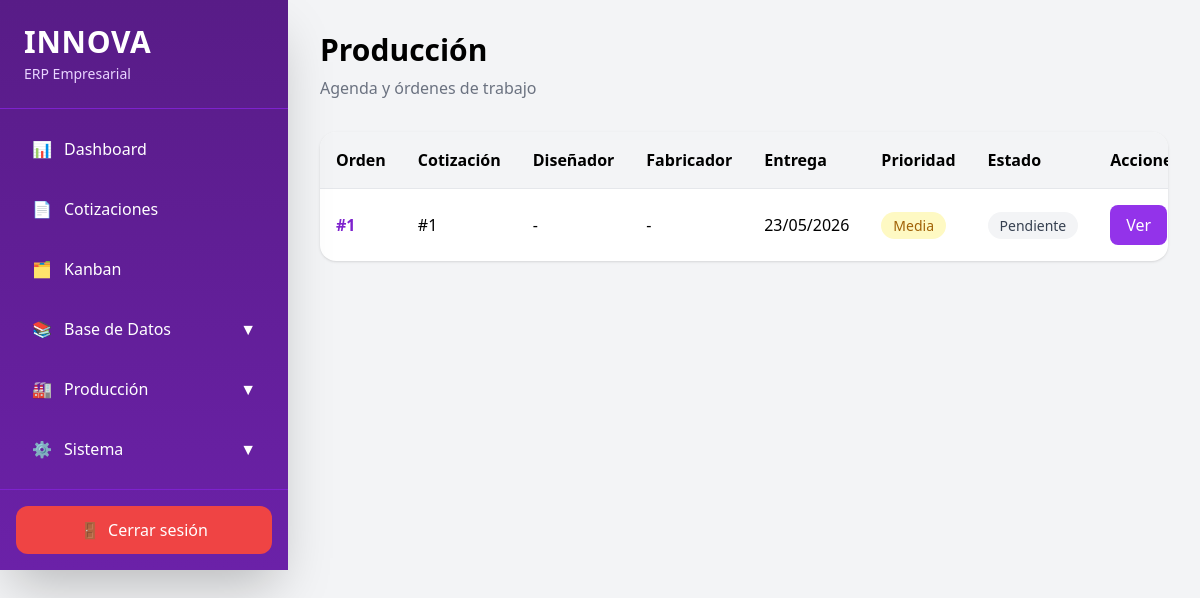
Before: /production/ (signed in) with the older database file.
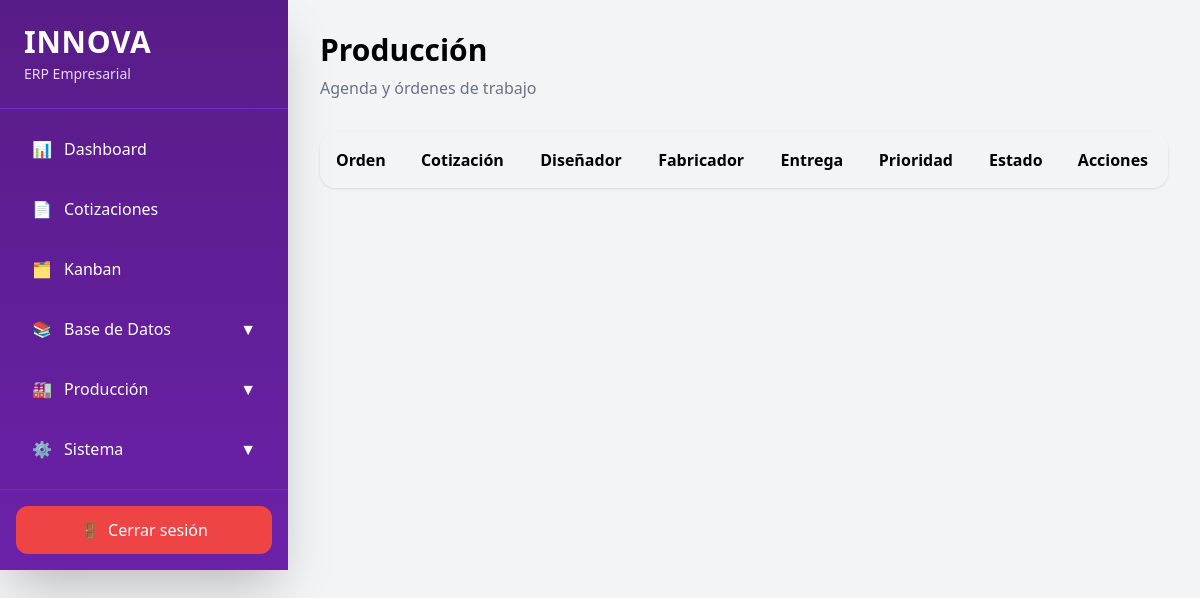
After: the same page with the newer database file.
### app/models/production_order.py (models this page shows)
class ProductionOrder(Base):
    __tablename__ = "production_orders"
    id = Column(
        Integer,
        primary_key=True
    )
    quotation_id = Column(
        Integer,
        ForeignKey("quotations.id")
    )
    delivery_date = Column(Date)
    priority = Column(
        String,
        default="media"
    )
    designer = Column(String)
    fabricator = Column(String)
    priority = Column(String)
    status = Column(String)
    observations = Column(String)
    delivery_date = Column(DateTime)
    created_at = Column(
        DateTime,
        default=datetime.utcnow
    )
    quotation = relationship("Quotation")

### app/routes/production.py (the view)
@router.get(
    "/",
    response_class=HTMLResponse
)
async def production_page(
    request: Request,
    db: Session = Depends(get_db)
):
    user = role_required(
        request,
        ["admin", "produccion"]
    )
    if isinstance(user, RedirectResponse):
        return user
    orders = db.query(
    ProductionOrder
    ).filter(
        ProductionOrder.status != "enviado",
        ProductionOrder.status != "entregado"
    ).order_by(
        ProductionOrder.delivery_date.asc()
    ).all()
    return templates.TemplateResponse(
        request=request,
        name="production.html",
        context={
            "orders": orders
        }
    )

### app/templates/production.html (shortened to what this page needs)
{% extends 'base.html' %}
{% block content %}
<div class="flex justify-between items-center mb-8">
    <div>
        <h1 class="text-2xl md:text-3xl font-bold">
            Producción
        </h1>
        <p class="text-gray-500 mt-2">
            Agenda y órdenes de trabajo
        </p>
    </div>
</div>
<div class="bg-white rounded-2xl shadow overflow-hidden">
    <div class="overflow-x-auto">
        <table class="w-full">
        <thead class="bg-gray-100">
            <tr>
                <th class="text-left p-4">
                    Orden
                </th>
                <th class="text-left p-4">
                    Cotización
                </th>
                <th class="text-left p-4">
                    Diseñador
                </th>
                <th class="text-left p-4">
                    Fabricador
                </th>
                <th class="text-left p-4">
                    Entrega
                </th>
                <th class="text-left p-4">
                    Prioridad
                </th>
                <th class="text-left p-4">
                    Estado
                </th>
                <th class="text-left p-4">
                    Acciones
                </th>
            </tr>
        </thead>
        <tbody>
            {% for order in orders %}
            <tr class="border-t">
                <td class="p-4 font-bold">
                    <a
                        href="/production/{{ order.id }}"
                        class="text-purple-700 hover:underline"
                    >
                        #{{ order.id }}
                    </a>
                </td>
                <td class="p-4">
                    #{{ order.quotation_id }}
                </td>
                <td class="p-4">
                    {{ order.designer or '-' }}
                </td>
                <td class="p-4">
                    {{ order.fabricator or '-' }}
                </td>
                <td class="p-4">
                   {% if order.delivery_date %}
                    {{ order.delivery_date.strftime('%d/%m/%Y') }}
                    {% else %}
                    -
                    {% endif %}
                </td>
                <td class="p-4">
                    {% if order.priority == 'alta' %}
                    <span class="bg-red-100 text-red-700 px-3 py-1 rounded-full text-sm">
                        Alta
                    </span>
                    {% elif order.priority == 'media' %}
                    <span class="bg-yellow-100 text-yellow-700 px-3 py-1 rounded-full text-sm">
                        Media
                    </span>
                    {% else %}
                    <span class="bg-green-100 text-green-700 px-3 py-1 rounded-full text-sm">
                        Baja
                    </span>
                    {% endif %}
                </td>
                <td class="p-4">
                    {% if order.status == 'pendiente' %}
<span class="bg-gray-100 text-gray-700 px-3 py-1 rounded-full text-sm">
    Pendiente
</span>
{% elif order.status == 'diseño' %}
<span class="bg-purple-100 text-purple-700 px-3 py-1 rounded-full text-sm">
    Diseño
</span>
{% elif order.status == 'produccion' %}
<span class="bg-yellow-100 text-yellow-700 px-3 py-1 rounded-full text-sm">
    Producción
</span>
{% elif order.status == 'empacado' %}
<span class="bg-orange-100 text-orange-700 px-3 py-1 rounded-full text-sm">
    Empacado
</span>
{% elif order.status == 'enviado' %}
<span class="bg-blue-100 text-blue-700 px-3 py-1 rounded-full text-sm">
    Enviado
</span>
{% elif order.status == 'entregado' %}
<span class="bg-green-100 text-green-700 px-3 py-1 rounded-full text-sm">
    Entregado
</span>
{% else %}
<span class="bg-gray-100 text-gray-700 px-3 py-1 rounded-full text-sm">
    {{ order.status }}
</span>
{% endif %}
                </td>
                <td class="p-4">
                    <div class="flex gap-2">
                        <a
                            href="/production/{{ order.id }}"
                            class="bg-purple-600 hover:bg-purple-700 text-white px-4 py-2 rounded-lg"
                        >
                            Ver
                        </a>
                    </div>
                </td>
            </tr>
            {% endfor %}
        </tbody>
    </table>
    </div>
</div>
{% endblock %}

### app/templates/base.html (shortened to what this page needs)
<!DOCTYPE html>
<html lang="es">
<head>
    <script src="https://cdn.tailwindcss.com"></script>
</head>
<body class="bg-gray-100">
    <div class="flex min-h-screen relative">
        <aside id="sidebar" class="fixed md:relative z-50 md:z-auto w-72 h-full bg-gradient-to-b from-purple-900 to-purple-800 text-white flex flex-col shadow-2xl transform -translate-x-full md:translate-x-0 transition-transform duration-300">
            <div class="p-6 border-b border-purple-700">
                <h1 class="text-2xl md:text-3xl font-bold tracking-wide">
                    INNOVA
                </h1>
                <div class="text-purple-200 text-sm mt-1">
                    ERP Empresarial
                </div>
            </div>
            <nav class="flex-1 p-4 space-y-3 overflow-y-auto">
    <a
        href="/"
        class="flex items-center gap-3 px-4 py-3 rounded-xl hover:bg-purple-700 transition"
    >
        <span>
            📊
        </span>
        <span>
            Dashboard
        </span>
    </a>
    <a
        href="/quotations"
        class="flex items-center gap-3 px-4 py-3 rounded-xl hover:bg-purple-700 transition"
    >
        <span>
            📄
        </span>
        <span>
            Cotizaciones
        </span>
    </a>
    <a
        href="/production/kanban"
        class="flex items-center gap-3 px-4 py-3 rounded-xl hover:bg-purple-700 transition"
    >
        <span>
            🗂️
        </span>
        <span>
            Kanban
        </span>
    </a>
    <div>
        <button
            onclick="toggleSidebarMenu('databaseMenu')"
            class="w-full flex justify-between items-center px-4 py-3 rounded-xl hover:bg-purple-700 transition"
        >
            <div class="flex items-center gap-3">
                <span>
                    📚
                </span>
                <span>
                    Base de Datos
                </span>
            </div>
            <span>
                ▼
            </span>
        </button>
    </div>
    <div>
        <button
            onclick="toggleSidebarMenu('productionMenu')"
            class="w-full flex justify-between items-center px-4 py-3 rounded-xl hover:bg-purple-700 transition"
        >
            <div class="flex items-center gap-3">
                <span>
                    🏭
                </span>
                <span>
                    Producción
                </span>
            </div>
            <span>
                ▼
            </span>
        </button>
    </div>
    <div>
        <button
            onclick="toggleSidebarMenu('systemMenu')"
            class="w-full flex justify-between items-center px-4 py-3 rounded-xl hover:bg-purple-700 transition"
        >
            <div class="flex items-center gap-3">
                <span>
                    ⚙️
                </span>
                <span>
                    Sistema
                </span>
            </div>
            <span>
                ▼
            </span>
        </button>
    </div>
            </nav>
            <div class="p-4 border-t border-purple-700">
                <a
                    href="/logout"
                    class="flex items-center justify-center gap-2 bg-red-500 hover:bg-red-600 text-white px-4 py-3 rounded-xl transition"
                >
                    <span>
                        🚪
                    </span>
                    <span>
                        Cerrar sesión
                    </span>
                </a>
            </div>
        </aside>
       <main class="flex-1 p-4 md:p-8 overflow-auto w-full">
            {% block content %}
            {% endblock %}
        </main>
    </div>
</body>
</html>

Changed rows visible on the page:
removed ProductionOrder: id "1", quotation_id "1", designer "-", fabricator "-", delivery_date "23/05/2026", priority "Media", status "Pendiente"
